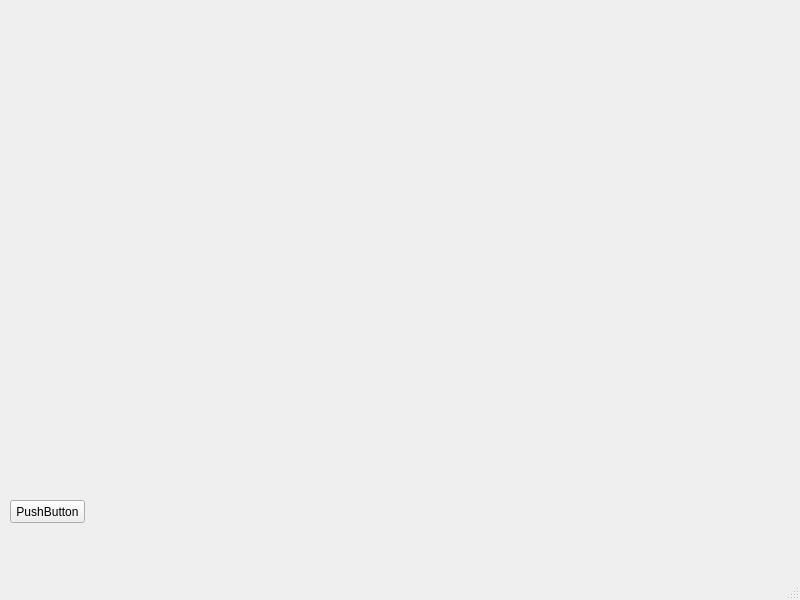
<?xml version="1.0" encoding="UTF-8"?>
<ui version="4.0">
 <class>MainWindow</class>
 <widget class="QMainWindow" name="MainWindow">
  <property name="geometry">
   <rect>
    <x>0</x>
    <y>0</y>
    <width>800</width>
    <height>600</height>
   </rect>
  </property>
  <property name="windowTitle">
   <string>MainWindow</string>
  </property>
  <widget class="QWidget" name="centralwidget">
   <widget class="QPushButton" name="pushButton">
    <property name="geometry">
     <rect>
      <x>10</x>
      <y>500</y>
      <width>75</width>
      <height>23</height>
     </rect>
    </property>
    <property name="text">
     <string>PushButton</string>
    </property>
   </widget>
  </widget>
  <widget class="QMenuBar" name="menubar">
   <property name="geometry">
    <rect>
     <x>0</x>
     <y>0</y>
     <width>800</width>
     <height>21</height>
    </rect>
   </property>
  </widget>
  <widget class="QStatusBar" name="statusbar"/>
 </widget>
 <resources/>
 <connections/>
</ui>
